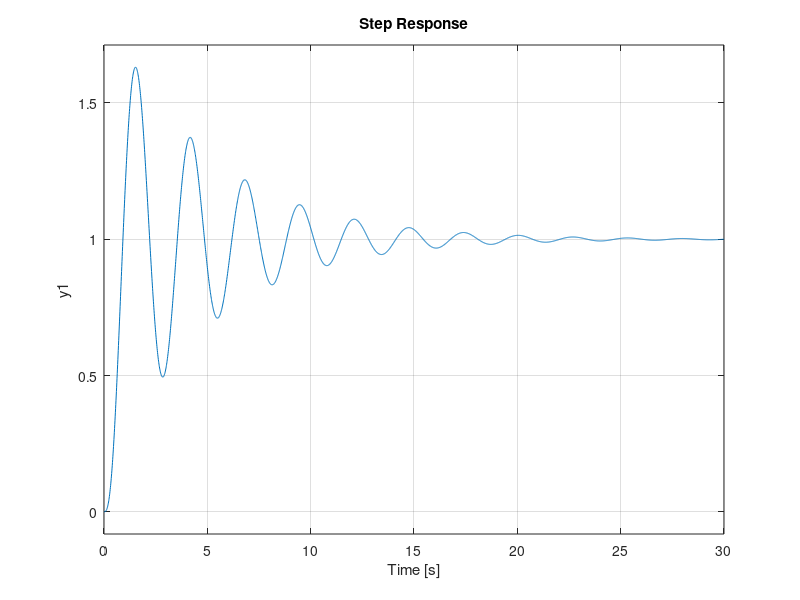

This chart was generated by the following MATLAB code:
s= tf('s');
Ku=60;
Tu= 1.892;
Ti= Tu/1.2 ;

Kp = 0.45*Ku;
Ki=Kp/Ti;

G= 1/((s+1)*(s+2)*(s+3));
C =pid(Kp,Ki);
T = feedback(C*G,1)
t = 0:0.01:30;
step(T,t)
